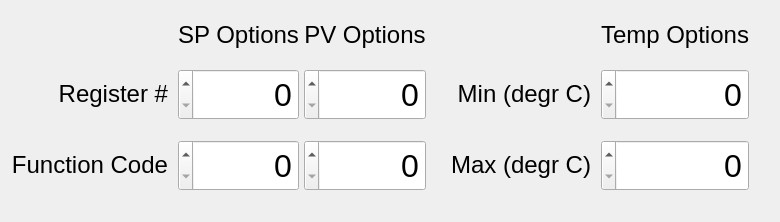
      <widget class="QWidget" name="tab_CNFG">
       <property name="autoFillBackground">
        <bool>true</bool>
       </property>
       <attribute name="title">
        <string>Configure</string>
       </attribute>
       <layout class="QVBoxLayout" name="verticalLayout_3">
        <item>
         <layout class="QGridLayout" name="gridLayout_2" columnstretch="0,0,2,2,1,0,0,2">
          <property name="topMargin">
           <number>10</number>
          </property>
          <property name="rightMargin">
           <number>20</number>
          </property>
          <property name="bottomMargin">
           <number>20</number>
          </property>
          <property name="horizontalSpacing">
           <number>5</number>
          </property>
          <property name="verticalSpacing">
           <number>20</number>
          </property>
          <item row="2" column="7">
           <widget class="QSpinBox" name="MaxTemp">
            <property name="sizePolicy">
             <sizepolicy hsizetype="Minimum" vsizetype="MinimumExpanding">
              <horstretch>0</horstretch>
              <verstretch>1</verstretch>
             </sizepolicy>
            </property>
            <property name="minimumSize">
             <size>
              <width>121</width>
              <height>51</height>
             </size>
            </property>
            <property name="font">
             <font>
              <family>Arial</family>
              <pointsize>24</pointsize>
              <weight>50</weight>
              <bold>false</bold>
             </font>
            </property>
            <property name="layoutDirection">
             <enum>Qt::RightToLeft</enum>
            </property>
            <property name="alignment">
             <set>Qt::AlignRight|Qt::AlignTrailing|Qt::AlignVCenter</set>
            </property>
            <property name="accelerated">
             <bool>true</bool>
            </property>
            <property name="maximum">
             <number>1000</number>
            </property>
           </widget>
          </item>
          <item row="0" column="2">
           <widget class="QLabel" name="SPOptionsLabel">
            <property name="sizePolicy">
             <sizepolicy hsizetype="Preferred" vsizetype="Fixed">
              <horstretch>0</horstretch>
              <verstretch>0</verstretch>
             </sizepolicy>
            </property>
            <property name="font">
             <font>
              <family>Arial</family>
              <pointsize>18</pointsize>
              <weight>50</weight>
              <bold>false</bold>
             </font>
            </property>
            <property name="text">
             <string>SP Options</string>
            </property>
            <property name="alignment">
             <set>Qt::AlignCenter</set>
            </property>
           </widget>
          </item>
          <item row="0" column="3">
           <widget class="QLabel" name="PVOptionsLabel">
            <property name="sizePolicy">
             <sizepolicy hsizetype="Preferred" vsizetype="Fixed">
              <horstretch>0</horstretch>
              <verstretch>0</verstretch>
             </sizepolicy>
            </property>
            <property name="font">
             <font>
              <family>Arial</family>
              <pointsize>18</pointsize>
              <weight>50</weight>
              <bold>false</bold>
             </font>
            </property>
            <property name="text">
             <string>PV Options</string>
            </property>
            <property name="alignment">
             <set>Qt::AlignCenter</set>
            </property>
           </widget>
          </item>
          <item row="0" column="7">
           <widget class="QLabel" name="TempOptionsLabel">
            <property name="sizePolicy">
             <sizepolicy hsizetype="Preferred" vsizetype="Fixed">
              <horstretch>0</horstretch>
              <verstretch>0</verstretch>
             </sizepolicy>
            </property>
            <property name="font">
             <font>
              <family>Arial</family>
              <pointsize>18</pointsize>
              <weight>50</weight>
              <bold>false</bold>
             </font>
            </property>
            <property name="text">
             <string>Temp Options</string>
            </property>
            <property name="alignment">
             <set>Qt::AlignCenter</set>
            </property>
           </widget>
          </item>
          <item row="1" column="7">
           <widget class="QSpinBox" name="MinTemp">
            <property name="sizePolicy">
             <sizepolicy hsizetype="Minimum" vsizetype="MinimumExpanding">
              <horstretch>0</horstretch>
              <verstretch>1</verstretch>
             </sizepolicy>
            </property>
            <property name="minimumSize">
             <size>
              <width>121</width>
              <height>51</height>
             </size>
            </property>
            <property name="font">
             <font>
              <family>Arial</family>
              <pointsize>24</pointsize>
              <weight>50</weight>
              <bold>false</bold>
             </font>
            </property>
            <property name="layoutDirection">
             <enum>Qt::RightToLeft</enum>
            </property>
            <property name="alignment">
             <set>Qt::AlignRight|Qt::AlignTrailing|Qt::AlignVCenter</set>
            </property>
            <property name="accelerated">
             <bool>true</bool>
            </property>
            <property name="maximum">
             <number>1000</number>
            </property>
           </widget>
          </item>
          <item row="1" column="3">
           <widget class="QSpinBox" name="PVRegister">
            <property name="sizePolicy">
             <sizepolicy hsizetype="Minimum" vsizetype="MinimumExpanding">
              <horstretch>0</horstretch>
              <verstretch>1</verstretch>
             </sizepolicy>
            </property>
            <property name="minimumSize">
             <size>
              <width>121</width>
              <height>51</height>
             </size>
            </property>
            <property name="font">
             <font>
              <family>Arial</family>
              <pointsize>24</pointsize>
              <weight>50</weight>
              <bold>false</bold>
             </font>
            </property>
            <property name="layoutDirection">
             <enum>Qt::RightToLeft</enum>
            </property>
            <property name="alignment">
             <set>Qt::AlignRight|Qt::AlignTrailing|Qt::AlignVCenter</set>
            </property>
            <property name="accelerated">
             <bool>true</bool>
            </property>
            <property name="maximum">
             <number>1000</number>
            </property>
           </widget>
          </item>
          <item row="1" column="4">
           <spacer name="horizontalSpacer">
            <property name="orientation">
             <enum>Qt::Horizontal</enum>
            </property>
            <property name="sizeType">
             <enum>QSizePolicy::MinimumExpanding</enum>
            </property>
            <property name="sizeHint" stdset="0">
             <size>
              <width>20</width>
              <height>20</height>
             </size>
            </property>
           </spacer>
          </item>
          <item row="1" column="2">
           <widget class="QSpinBox" name="SPRegister">
            <property name="sizePolicy">
             <sizepolicy hsizetype="Minimum" vsizetype="MinimumExpanding">
              <horstretch>0</horstretch>
              <verstretch>1</verstretch>
             </sizepolicy>
            </property>
            <property name="minimumSize">
             <size>
              <width>121</width>
              <height>51</height>
             </size>
            </property>
            <property name="font">
             <font>
              <family>Arial</family>
              <pointsize>24</pointsize>
              <weight>50</weight>
              <bold>false</bold>
             </font>
            </property>
            <property name="layoutDirection">
             <enum>Qt::RightToLeft</enum>
            </property>
            <property name="alignment">
             <set>Qt::AlignRight|Qt::AlignTrailing|Qt::AlignVCenter</set>
            </property>
            <property name="accelerated">
             <bool>true</bool>
            </property>
            <property name="maximum">
             <number>1000</number>
            </property>
           </widget>
          </item>
          <item row="1" column="5">
           <widget class="QLabel" name="MinTempLabel">
            <property name="sizePolicy">
             <sizepolicy hsizetype="Preferred" vsizetype="Fixed">
              <horstretch>0</horstretch>
              <verstretch>0</verstretch>
             </sizepolicy>
            </property>
            <property name="font">
             <font>
              <family>Arial</family>
              <pointsize>18</pointsize>
              <weight>50</weight>
              <bold>false</bold>
             </font>
            </property>
            <property name="text">
             <string>Min (degr C)</string>
            </property>
            <property name="alignment">
             <set>Qt::AlignRight|Qt::AlignTrailing|Qt::AlignVCenter</set>
            </property>
           </widget>
          </item>
          <item row="2" column="3">
           <widget class="QSpinBox" name="PVFuncCode">
            <property name="sizePolicy">
             <sizepolicy hsizetype="Minimum" vsizetype="MinimumExpanding">
              <horstretch>0</horstretch>
              <verstretch>1</verstretch>
             </sizepolicy>
            </property>
            <property name="minimumSize">
             <size>
              <width>121</width>
              <height>51</height>
             </size>
            </property>
            <property name="font">
             <font>
              <family>Arial</family>
              <pointsize>24</pointsize>
              <weight>50</weight>
              <bold>false</bold>
             </font>
            </property>
            <property name="layoutDirection">
             <enum>Qt::RightToLeft</enum>
            </property>
            <property name="alignment">
             <set>Qt::AlignRight|Qt::AlignTrailing|Qt::AlignVCenter</set>
            </property>
            <property name="accelerated">
             <bool>true</bool>
            </property>
            <property name="minimum">
             <number>0</number>
            </property>
            <property name="maximum">
             <number>16</number>
            </property>
           </widget>
          </item>
          <item row="2" column="2">
           <widget class="QSpinBox" name="SPFuncCode">
            <property name="sizePolicy">
             <sizepolicy hsizetype="Minimum" vsizetype="MinimumExpanding">
              <horstretch>0</horstretch>
              <verstretch>1</verstretch>
             </sizepolicy>
            </property>
            <property name="minimumSize">
             <size>
              <width>121</width>
              <height>51</height>
             </size>
            </property>
            <property name="font">
             <font>
              <family>Arial</family>
              <pointsize>24</pointsize>
              <weight>50</weight>
              <bold>false</bold>
             </font>
            </property>
            <property name="layoutDirection">
             <enum>Qt::RightToLeft</enum>
            </property>
            <property name="alignment">
             <set>Qt::AlignRight|Qt::AlignTrailing|Qt::AlignVCenter</set>
            </property>
            <property name="accelerated">
             <bool>true</bool>
            </property>
            <property name="minimum">
             <number>0</number>
            </property>
            <property name="maximum">
             <number>16</number>
            </property>
           </widget>
          </item>
          <item row="1" column="6">
           <spacer name="verticalSpacer">
            <property name="orientation">
             <enum>Qt::Vertical</enum>
            </property>
            <property name="sizeHint" stdset="0">
             <size>
              <width>5</width>
              <height>10</height>
             </size>
            </property>
           </spacer>
          </item>
          <item row="2" column="5">
           <widget class="QLabel" name="MaxTemLabel">
            <property name="sizePolicy">
             <sizepolicy hsizetype="Preferred" vsizetype="Fixed">
              <horstretch>0</horstretch>
              <verstretch>0</verstretch>
             </sizepolicy>
            </property>
            <property name="font">
             <font>
              <family>Arial</family>
              <pointsize>18</pointsize>
              <weight>50</weight>
              <bold>false</bold>
             </font>
            </property>
            <property name="text">
             <string>Max (degr C)</string>
            </property>
            <property name="alignment">
             <set>Qt::AlignRight|Qt::AlignTrailing|Qt::AlignVCenter</set>
            </property>
           </widget>
          </item>
          <item row="2" column="0">
           <widget class="QLabel" name="FuncCodeLabel">
            <property name="sizePolicy">
             <sizepolicy hsizetype="Preferred" vsizetype="Fixed">
              <horstretch>0</horstretch>
              <verstretch>0</verstretch>
             </sizepolicy>
            </property>
            <property name="font">
             <font>
              <family>Arial</family>
              <pointsize>18</pointsize>
              <weight>50</weight>
              <bold>false</bold>
             </font>
            </property>
            <property name="text">
             <string>Function Code</string>
            </property>
            <property name="alignment">
             <set>Qt::AlignRight|Qt::AlignTrailing|Qt::AlignVCenter</set>
            </property>
           </widget>
          </item>
          <item row="1" column="0">
           <widget class="QLabel" name="RegLabel">
            <property name="sizePolicy">
             <sizepolicy hsizetype="Preferred" vsizetype="Fixed">
              <horstretch>0</horstretch>
              <verstretch>0</verstretch>
             </sizepolicy>
            </property>
            <property name="font">
             <font>
              <family>Arial</family>
              <pointsize>18</pointsize>
              <weight>50</weight>
              <bold>false</bold>
             </font>
            </property>
            <property name="text">
             <string>Register #</string>
            </property>
            <property name="alignment">
             <set>Qt::AlignRight|Qt::AlignTrailing|Qt::AlignVCenter</set>
            </property>
           </widget>
          </item>
          <item row="2" column="1">
           <spacer name="verticalSpacer_2">
            <property name="orientation">
             <enum>Qt::Vertical</enum>
            </property>
            <property name="sizeHint" stdset="0">
             <size>
              <width>5</width>
              <height>10</height>
             </size>
            </property>
           </spacer>
          </item>
         </layout>
        </item>
       </layout>
      </widget>
